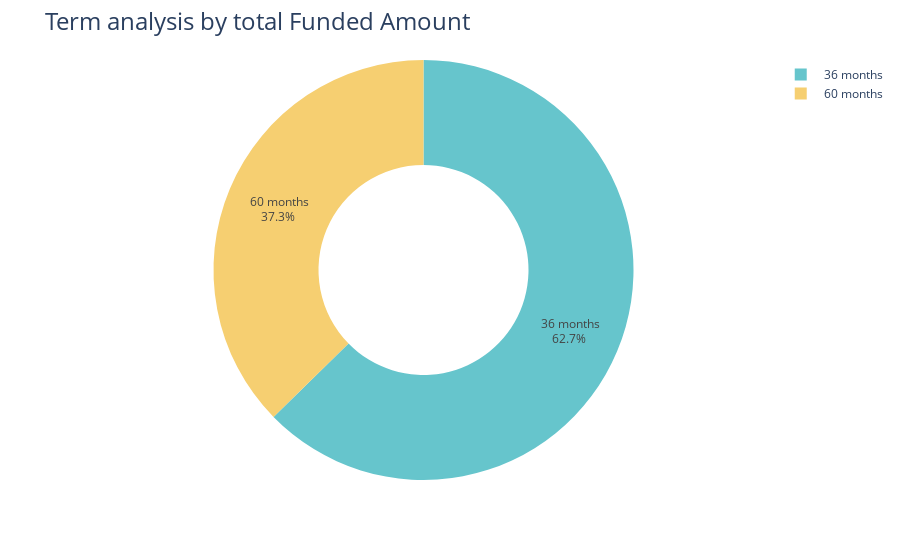

Source (notebook cell):
### Code cell
loan_term=df.groupby(['term'],as_index=False)['loan_amount'].sum()


fig = px.pie(loan_term, 
             values='loan_amount', 
             names='term', 
             hole=0.5, 
             color_discrete_sequence=px.colors.qualitative.Pastel)


fig.update_traces(textposition='inside', textinfo='percent+label')
fig.update_layout(title_text='Term analysis by total Funded Amount', title_font=dict(size=24))

### Figure 1 — Plotly figure (JSON) as saved in the notebook; plotly's stock layout.template omitted (floating-point values rounded to 4 significant figures)
{"data": [{"domain": {"x": [0, 1], "y": [0, 1]}, "hole": 0.5, "hovertemplate": "term=%{label}<br>loan_amount=%{value}<extra></extra>", "labels": [" 36 months", " 60 months"], "legendgroup": "", "name": "", "showlegend": true, "textinfo": "percent+label", "textposition": "inside", "type": "pie", "values": [273041225, 162715850]}], "layout": {"legend": {"tracegroupgap": 0}, "margin": {"t": 60}, "piecolorway": ["rgb(102, 197, 204)", "rgb(246, 207, 113)", "rgb(248, 156, 116)", "rgb(220, 176, 242)", "rgb(135, 197, 95)", "rgb(158, 185, 243)", "rgb(254, 136, 177)", "rgb(201, 219, 116)", "rgb(139, 224, 164)", "rgb(180, 151, 231)", "rgb(179, 179, 179)"], "title": {"font": {"size": 24}, "text": "Term analysis by total Funded Amount"}}}
